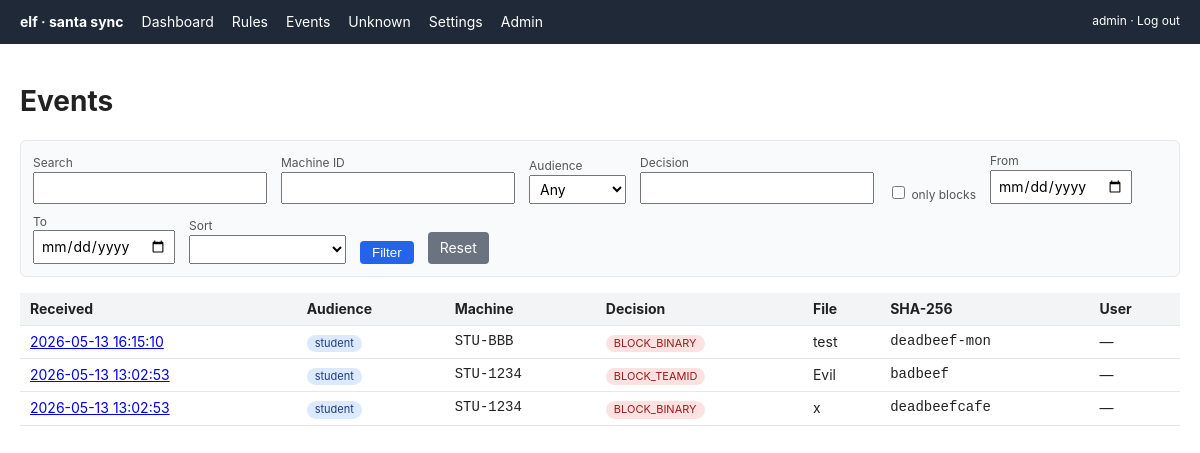
/events/ (signed in), run on the app's committed database.
### app/models.py (models this page shows, shortened)
class Event(models.Model):
    machine_id = models.CharField(max_length=255, db_index=True)
    audience = models.CharField(max_length=16, choices=Audience.choices, db_index=True)
    file_sha256 = models.CharField(max_length=64, blank=True, default="", db_index=True)
    file_path = models.CharField(max_length=1024, blank=True, default="")
    file_name = models.CharField(max_length=512, blank=True, default="", db_index=True)
    decision = models.CharField(max_length=48, blank=True, default="", db_index=True)
    executing_user = models.CharField(max_length=128, blank=True, default="")
    execution_time = models.DateTimeField(null=True, blank=True, db_index=True)
    logged_in_users = models.JSONField(default=list, blank=True)
    current_sessions = models.JSONField(default=list, blank=True)
    file_bundle_id = models.CharField(max_length=255, blank=True, default="")
    file_bundle_name = models.CharField(max_length=255, blank=True, default="")
    file_bundle_path = models.CharField(max_length=1024, blank=True, default="")
    file_bundle_executable_rel_path = models.CharField(max_length=1024, blank=True, default="")
    file_bundle_version = models.CharField(max_length=64, blank=True, default="")
    file_bundle_version_string = models.CharField(max_length=64, blank=True, default="")
    file_bundle_hash = models.CharField(max_length=64, blank=True, default="")
    file_bundle_hash_millis = models.IntegerField(null=True, blank=True)
    file_bundle_binary_count = models.IntegerField(null=True, blank=True)
    pid = models.IntegerField(null=True, blank=True)
    ppid = models.IntegerField(null=True, blank=True)
    parent_name = models.CharField(max_length=255, blank=True, default="")
    signing_id = models.CharField(max_length=255, blank=True, default="", db_index=True)
    team_id = models.CharField(max_length=64, blank=True, default="", db_index=True)
    cdhash = models.CharField(max_length=64, blank=True, default="", db_index=True)
    quarantine_data_url = models.CharField(max_length=1024, blank=True, default="")
    quarantine_referer_url = models.CharField(max_length=1024, blank=True, default="")
    quarantine_timestamp = models.DateTimeField(null=True, blank=True)
    quarantine_agent_bundle_id = models.CharField(max_length=255, blank=True, default="")
    signing_chain = models.JSONField(default=list, blank=True)
    entitlement_info = models.JSONField(default=dict, blank=True)
    cs_flags = models.BigIntegerField(null=True, blank=True)
    signing_status = models.CharField(max_length=32, blank=True, default="")
    secure_signing_time = models.DateTimeField(null=True, blank=True)
    signing_time = models.DateTimeField(null=True, blank=True)
    static_rule = models.BooleanField(default=False)
    raw = models.JSONField(default=dict, blank=True)
    received_at = models.DateTimeField(auto_now_add=True, db_index=True)
    class Meta:
        ordering = ["-received_at"]
        indexes = [
            models.Index(fields=["machine_id", "received_at"]),
            models.Index(fields=["audience", "decision"]),
        ]

### app/views.py (the view, shortened to what this page needs)
# urls.py: path("events/", views.EventListView.as_view(), name="event-list"),
class EventListView(LoginRequiredMixin, ListView):
    model = Event
    template_name = "events/list.html"
    context_object_name = "events"
    paginate_by = 100
    def get_queryset(self):
        qs = Event.objects.all()
        self.filter_form = EventFilterForm(self.request.GET or None)
        sort = "-received_at"
        return qs.order_by(sort)
    def get_context_data(self, **kwargs):
        ctx = super().get_context_data(**kwargs)
        ctx["filter_form"] = self.filter_form
        ctx["querystring"] = self.request.GET.urlencode()
        return ctx

### app/forms.py
class EventFilterForm(forms.Form):
    q = forms.CharField(required=False, label="Search")
    audience = forms.ChoiceField(
        required=False,
        choices=[("", "Any")] + list(Audience.choices),
    )
    decision = forms.CharField(required=False)
    only_blocks = forms.BooleanField(required=False, label="Only blocks")
    machine_id = forms.CharField(required=False)
    date_from = forms.DateField(required=False, widget=forms.DateInput(attrs={"type": "date"}))
    date_to = forms.DateField(required=False, widget=forms.DateInput(attrs={"type": "date"}))
    sort = forms.ChoiceField(required=False, choices=[("", "")] + SORT_CHOICES)

### templates/events/list.html (shortened to what this page needs)
{% extends "base.html" %}
{% block content %}
<h1>Events</h1>
<div class="filters">
  <form method="get">
    <div><label>Search</label>{{ filter_form.q }}</div>
    <div><label>Machine ID</label>{{ filter_form.machine_id }}</div>
    <div><label>Audience</label>{{ filter_form.audience }}</div>
    <div><label>Decision</label>{{ filter_form.decision }}</div>
    <div><label style="display:inline-block">{{ filter_form.only_blocks }} only blocks</label></div>
    <div><label>From</label>{{ filter_form.date_from }}</div>
    <div><label>To</label>{{ filter_form.date_to }}</div>
    <div><label>Sort</label>{{ filter_form.sort }}</div>
    <button class="btn" type="submit">Filter</button>
    <a class="btn secondary" href="{% url 'event-list' %}">Reset</a>
  </form>
</div>
<table>
<thead>
<tr>
  <th>Received</th><th>Audience</th><th>Machine</th><th>Decision</th><th>File</th><th>SHA-256</th><th>User</th>
</tr>
</thead>
<tbody>
{% for e in events %}
<tr>
  <td><a href="{% url 'event-detail' e.pk %}">{{ e.received_at|date:"Y-m-d H:i:s" }}</a></td>
  <td><span class="pill {{ e.audience }}">{{ e.audience }}</span></td>
  <td class="mono">{{ e.machine_id|truncatechars:32 }}</td>
  <td>{% if e.decision|slice:":5" == "BLOCK" %}<span class="pill block">{{ e.decision }}</span>{% elif e.decision|slice:":5" == "ALLOW" %}<span class="pill allow">{{ e.decision }}</span>{% else %}<span class="pill">{{ e.decision }}</span>{% endif %}</td>
  <td>{{ e.file_name|default:"—" }}{% if e.file_bundle_name %}<br><small style="color:#666">{{ e.file_bundle_name }}</small>{% endif %}</td>
  <td class="mono" title="{{ e.file_sha256 }}">{{ e.file_sha256|slice:":12" }}</td>
  <td>{{ e.executing_user|default:"—" }}</td>
</tr>
{% empty %}
<tr><td colspan="7"><em>No events match.</em></td></tr>
{% endfor %}
</tbody>
</table>
{% endblock %}

### templates/base.html (shortened to what this page needs)
<!doctype html>
<html lang="en">
<head>
</head>
<body>
<header>
  <span class="brand">elf · santa sync</span>
  <a href="{% url 'dashboard' %}">Dashboard</a>
  <a href="{% url 'rule-list' %}">Rules</a>
  <a href="{% url 'event-list' %}">Events</a>
  <a href="{% url 'unknown-list' %}">Unknown</a>
  <a href="{% url 'server-settings' %}">Settings</a>
  <a href="/admin/">Admin</a>
  <span style="margin-left:auto; font-size:12px;">{{ request.user }} · <a href="/admin/logout/">Log out</a></span>
</header>
<main>
{% block content %}{% endblock %}
</main>
</body>
</html>

### templates/base.html (style rules this page uses)
body { font: 14px/1.4 -apple-system, BlinkMacSystemFont, "Segoe UI", sans-serif; margin: 0; color: #222; }
header { background: #1f2937; color: #fff; padding: 12px 20px; display: flex; gap: 18px; align-items: center; }
header a { color: #fff; text-decoration: none; }
header .brand { font-weight: 700; }
main { padding: 20px; max-width: 1280px; margin: 0 auto; }
table { border-collapse: collapse; width: 100%; }
th, td { padding: 6px 10px; text-align: left; border-bottom: 1px solid #e5e7eb; vertical-align: top; }
th { background: #f3f4f6; }
.filters { background: #f9fafb; border: 1px solid #e5e7eb; padding: 12px; border-radius: 6px; margin-bottom: 16px; }
.filters form { display: flex; flex-wrap: wrap; gap: 10px 14px; align-items: end; }
.filters label { display: block; font-size: 12px; color: #555; }
.filters input, .filters select { padding: 4px 6px; font: inherit; }
.filters button { padding: 4px 12px; }
.btn { display: inline-block; padding: 6px 12px; background: #2563eb; color: #fff; border: 0; border-radius: 4px; text-decoration: none; cursor: pointer; }
.btn.secondary { background: #6b7280; }
.pill { display: inline-block; padding: 1px 8px; border-radius: 10px; font-size: 11px; background: #e5e7eb; }
.pill.student { background: #dbeafe; color: #1e3a8a; }
.pill.block { background: #fee2e2; color: #991b1b; }
.mono { font-family: ui-monospace, "SF Mono", Menlo, monospace; }

### data on the page
Event: received_at "2026-05-13 16:15:10", audience "student", machine_id "STU-BBB", decision "BLOCK_BINARY", file_name "test", file_sha256 "deadbeef-mon", executing_user "—"
Event: received_at "2026-05-13 13:02:53", audience "student", machine_id "STU-1234", decision "BLOCK_TEAMID", file_name "Evil", file_sha256 "badbeef", executing_user "—"
Event: received_at "2026-05-13 13:02:53", audience "student", machine_id "STU-1234", decision "BLOCK_BINARY", file_name "x", file_sha256 "deadbeefcafe", executing_user "—"

### other printed values
{{ request.user }} "admin"
